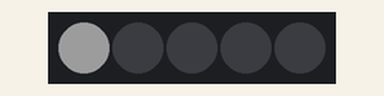
A sketch run on a simulated Arduino Uno, built with avr-gcc and run on an emulated ATmega328P. Parts: 5 RGB LEDs in strip order, left to right. Dim RGB values are drawn brighter than linear; the strip is taken to match the declared colour order; what the sketch prints to the serial monitor is not drawn.

Above: at 0.45 s.
At 4.96 s:
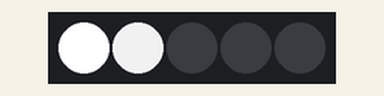
At 9.77 s:
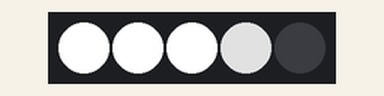
At 19.1 s:
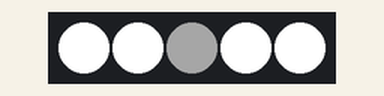
At 29.32 s:
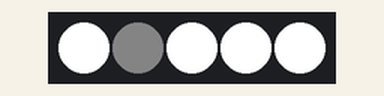
At 39.55 s:
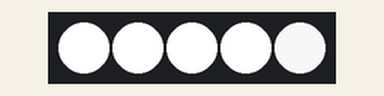
Timing chart, 0 to 40.0 s (numbered marks = the images above):
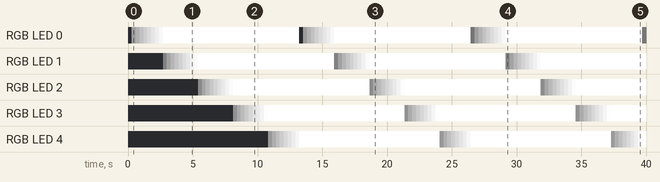

Measured:
- by itself, RGB LED 1: off → RGB(5, 5, 5) at 2.7 s, → RGB(34, 34, 34) 0.30 s later, → RGB(63, 63, 63) 0.30 s later, → RGB(92, 92, 92) 0.30 s later, … (30 changes in this stretch)
- by itself, RGB LED 2: off → RGB(11, 11, 11) at 5.4 s, → RGB(40, 40, 40) 0.30 s later, → RGB(69, 69, 69) 0.30 s later, → RGB(98, 98, 98) 0.30 s later, … (30 changes in this stretch)

The sketch:

mood_light.ino
```cpp
#include <Adafruit_NeoPixel.h>

int c;
bool asc = true;
Adafruit_NeoPixel strip = Adafruit_NeoPixel(5, 10, NEO_RGB + NEO_KHZ800);

void setup() {
  strip.begin();

  c = 0;

  Serial.begin(9600);
  Serial.println("Setup complete");
}

void loop() {
  for (int i = 0; i < 255; i++) {
     strip.setPixelColor(0, strip.Color(i,i,i));
     delay(10);
     strip.show();
  }
  for (int i = 0; i < 255; i++) {
     strip.setPixelColor(1, strip.Color(i,i,i));
     delay(10);
     strip.show();
  }
  for (int i = 0; i < 255; i++) {
     strip.setPixelColor(2, strip.Color(i,i,i));
     delay(10);
     strip.show();
  }
  for (int i = 0; i < 255; i++) {
     strip.setPixelColor(3, strip.Color(i,i,i));
     delay(10);
     strip.show();
  }
  for (int i = 0; i < 255; i++) {
     strip.setPixelColor(4, strip.Color(i,i,i));
     delay(10);
     strip.show();
  }

    strip.show();
}

void setStatus(int c, bool& asc) {
  if (c == 255) {
      asc = false;
    } else if (c == 0) {
      asc = true;
    }
}

void mutateColor(int& c, bool asc) {
  asc ? c++ : c--;
}
```
